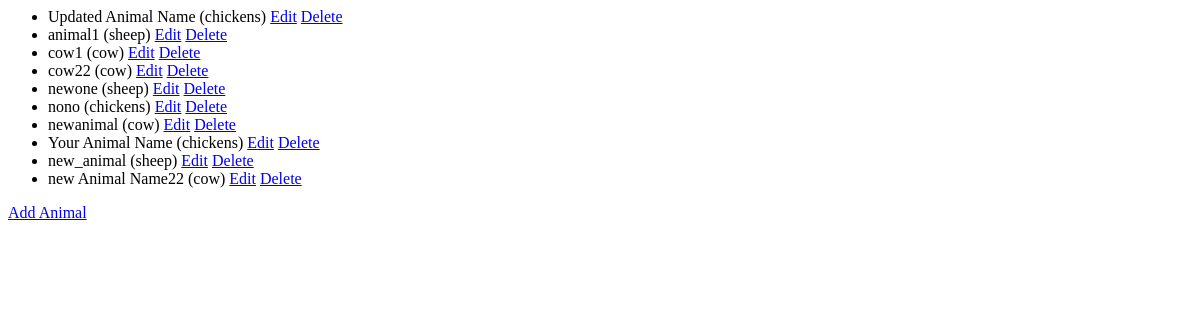
Page /animals/ on the earlier database version.
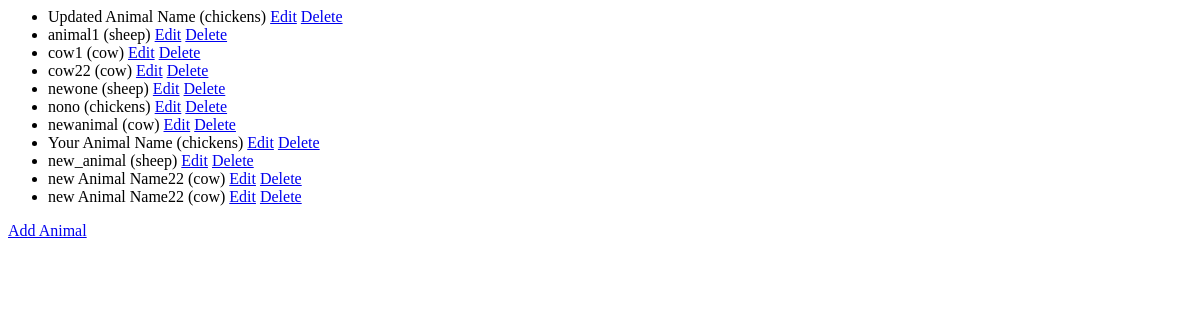
Same page on the later database version.
### farm/models.py (models this page shows, shortened)
class Animal(models.Model):
    name = models.CharField(max_length=100)
    type = models.ForeignKey(AnimalType, on_delete=models.CASCADE)
    gender = models.CharField(max_length=10)
    feeds = models.ManyToManyField(Feed)
    weight=models.DecimalField(max_digits=7,decimal_places=2)

class AnimalType(models.Model):
     name=models.CharField(max_length=50)
     def __str__(self):
        return self.name

### farm/views.py (the view)
# urls.py: path('animals/', views.animal_list, name='animal_list'),
def animal_list(request):
    return list_model(request, Animal, 'farm/animal.html', 'animals')

### farm/views.py (called while the page is built)
def list_model(request, model, template_name, context_name):
    items = model.objects.all()
    context = {context_name: items}
    return render(request, template_name, context)

### templates/farm/animal.html
<ul>
    {% for animal in animals %}
        <li>{{ animal.name }} ({{ animal.type }})
            <a href="{% url 'update_animal' animal.id %}">Edit</a>
            <a href="{% url 'delete_animal' animal.id %}">Delete</a>
        </li>
    {% endfor %}
</ul>
<a href="{% url 'add_animal' %}">Add Animal</a>

Differences in the rows shown:
added Animal: name "new Animal Name22", type "cow"
